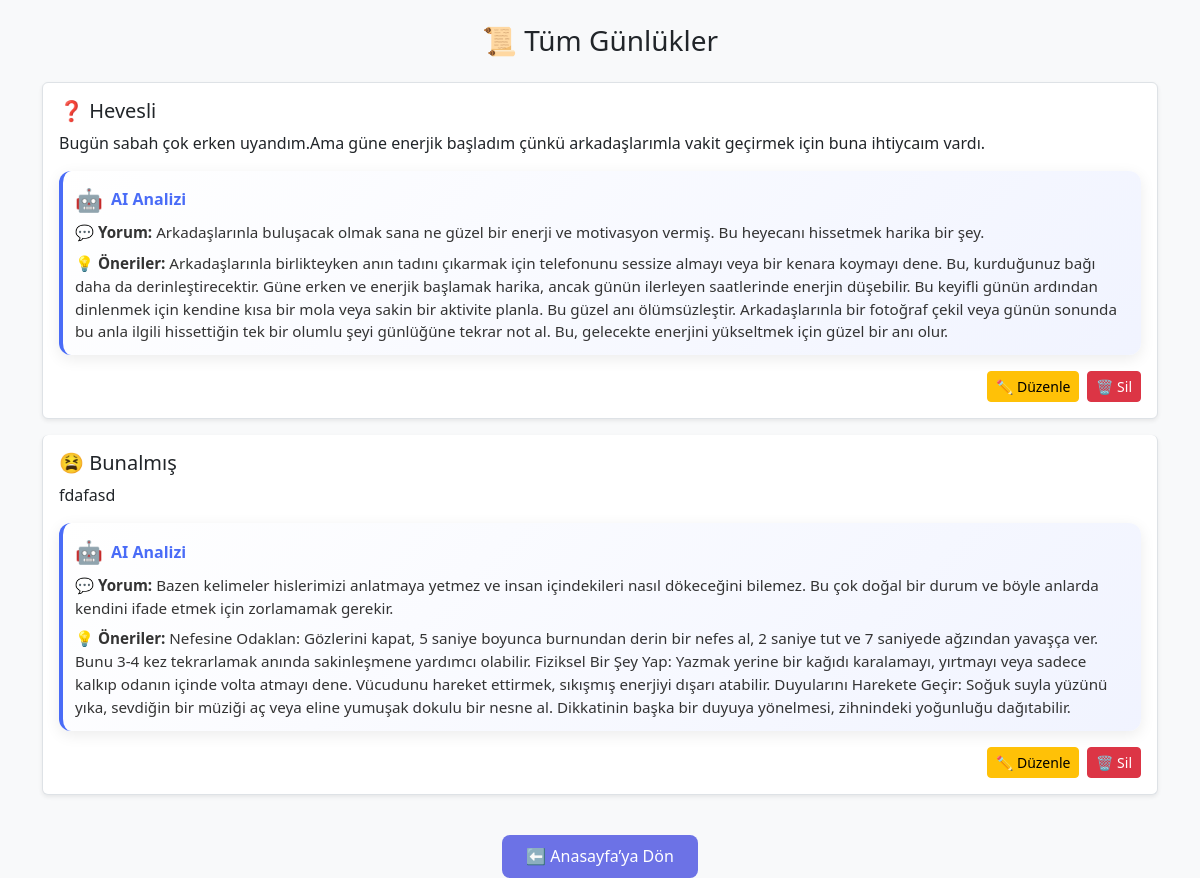
Screenshot of /all-entries (signed in) with the database file from the repository.
### models.py (models this page shows)
class Diary(Base):
    __tablename__ = "diary"
    id = Column(Integer, primary_key=True, index=True)
    user_id = Column(Integer, ForeignKey("users.id"), nullable=False)
    content = Column(String)
    timestamp = Column(DateTime, default=datetime.utcnow)
    emotion = Column(String, nullable=True)  # örnek: 'mutlu', 'endişeli'
    comment = Column(String)         # yorum
    suggestions = Column(String)     # öneriler
    user = relationship("User", back_populates="diaries")

### routers/entries.py (the view)
@router.get("/all-entries", response_class=HTMLResponse, include_in_schema=False)
async def all_entries(
    request: Request,
    current_user: dict = Depends(get_current_user),
    db: Session = Depends(get_db),
    date: str = Query(None)
):
    query = db.query(Diary).filter_by(user_id=current_user["user_id"])
    if date:
        try:
            selected_date = datetime.strptime(date, "%Y-%m-%d").date()
            query = query.filter(func.date(Diary.timestamp) == selected_date)
        except ValueError:
            pass
    entries = query.order_by(Diary.timestamp.asc()).all()
    return templates.TemplateResponse("all_entries.html", {
        "request": request,
        "entries": entries,
        "username": current_user["username"],
        "emotion_map": EMOTION_MAP
    })

### templates/all_entries.html (shortened to what this page needs)
<!DOCTYPE html>
<html lang="tr">
<head>
    <link href="https://cdn.jsdelivr.net/npm/bootstrap@5.3.0/dist/css/bootstrap.min.css" rel="stylesheet">
</head>
<body class="bg-light">
<div class="container mt-4">
    <h3 class="mb-4 text-center">📜 Tüm Günlükler</h3>
    {% if entries %}
        <div class="list-group">
            {% for entry in entries %}
                <div class="list-group-item mb-3 p-3 rounded shadow-sm">
                    <div class="d-flex justify-content-between align-items-center mb-2">
                        <h5 class="mb-0">
                            {{ emotion_map.get(entry.emotion, {'emoji': '❓'}).emoji }}
                            {{ entry.emotion }}
                        </h5>
                    </div>
                    <p>{{ entry.content }}</p>
                    {% if entry.comment or entry.suggestions %}
                    <div class="ai-card">
                        <div class="ai-header">
                            <span class="ai-icon">🤖</span> AI Analizi
                        </div>
                        <div class="ai-content">
                            {% if entry.comment %}
                                <p class="mb-2"><strong>💬 Yorum:</strong> {{ entry.comment }}</p>
                            {% endif %}
                            {% if entry.suggestions %}
                                <p class="mb-0"><strong>💡 Öneriler:</strong> {{ entry.suggestions }}</p>
                            {% endif %}
                        </div>
                    </div>
                    {% endif %}
                    <div class="mt-3 d-flex justify-content-end gap-2">
                        <a href="/edit-entry/{{ entry.id }}" class="btn btn-sm btn-warning">✏️ Düzenle</a>
                        <a href="/delete-entry/{{ entry.id }}" class="btn btn-sm btn-danger">🗑 Sil</a>
                    </div>
                </div>
            {% endfor %}
        </div>
    {% else %}
        <div class="alert alert-info text-center">
            Henüz günlük kaydı yok.
        </div>
    {% endif %}
    <div class="text-center mt-4">
        <a href="/dashboard" class="home-btn">
            ⬅ Anasayfa’ya Dön
        </a>
    </div>
</div>
</body>
</html>

### templates/all_entries.html (style rules this page uses)
.ai-card { background: linear-gradient(135deg, rgba(255,255,255,0.95), rgba(240,243,255,0.95)); border-left: 4px solid #4a6cf7; box-shadow: 0 4px 15px rgba(0,0,0,0.08); transition: transform 0.2s ease, box-shadow 0.2s ease; margin-top: 10px; padding: 12px; border-radius: 12px; }
.ai-header { font-size: 1rem; color: #4a6cf7; display: flex; align-items: center; font-weight: 600; }
.ai-icon { font-size: 1.4rem; margin-right: 8px; }
.ai-content { font-size: 0.95rem; color: #333; margin-top: 5px; }
.home-btn { background-color: #6c72e6; border: none; color: white; font-weight: 500; padding: 0.6rem 1.5rem; border-radius: 8px; display: inline-flex; align-items: center; gap: 8px; text-decoration: none; transition: background 0.2s ease; }

### rows the page displays
Diary: get "❓", emotion "Hevesli", content "Bugün sabah çok erken uyandım.Ama güne enerjik başladım çünkü arkadaşlarımla vakit geçirmek için buna ihtiycaım vardı.", comment "Arkadaşlarınla buluşacak olmak sana ne güzel bir enerji ve motivasyon vermiş. Bu heyecanı hissetmek harika bir şey.", suggestions "Arkadaşlarınla birlikteyken anın tadını çıkarmak için telefonunu sessize almayı veya bir kenara koymayı dene. Bu, kurduğunuz bağı daha da derinleştirecektir. Güne erken ve enerjik başlamak harika, ancak günün ilerleyen saatlerinde enerjin düşebilir. Bu keyifli günün ardından dinlenmek için kendine kısa bir mola veya sakin bir aktivite planla. Bu güzel anı ölümsüzleştir. Arkadaşlarınla bir fotoğraf çekil veya günün sonunda bu anla ilgili hissettiğin tek bir olumlu şeyi günlüğüne tekrar not al. Bu, gelecekte enerjini yükseltmek için güzel bir anı olur."
Diary: get "😫", emotion "Bunalmış", content "fdafasd", comment "Bazen kelimeler hislerimizi anlatmaya yetmez ve insan içindekileri nasıl dökeceğini bilemez. Bu çok doğal bir durum ve böyle anlarda kendini ifade etmek için zorlamamak gerekir.", suggestions "Nefesine Odaklan: Gözlerini kapat, 5 saniye boyunca burnundan derin bir nefes al, 2 saniye tut ve 7 saniyede ağzından yavaşça ver. Bunu 3-4 kez tekrarlamak anında sakinleşmene yardımcı olabilir. Fiziksel Bir Şey Yap: Yazmak yerine bir kağıdı karalamayı, yırtmayı veya sadece kalkıp odanın içinde volta atmayı dene. Vücudunu hareket ettirmek, sıkışmış enerjiyi dışarı atabilir. Duyularını Harekete Geçir: Soğuk suyla yüzünü yıka, sevdiğin bir müziği aç veya eline yumuşak dokulu bir nesne al. Dikkatinin başka bir duyuya yönelmesi, zihnindeki yoğunluğu dağıtabilir."
